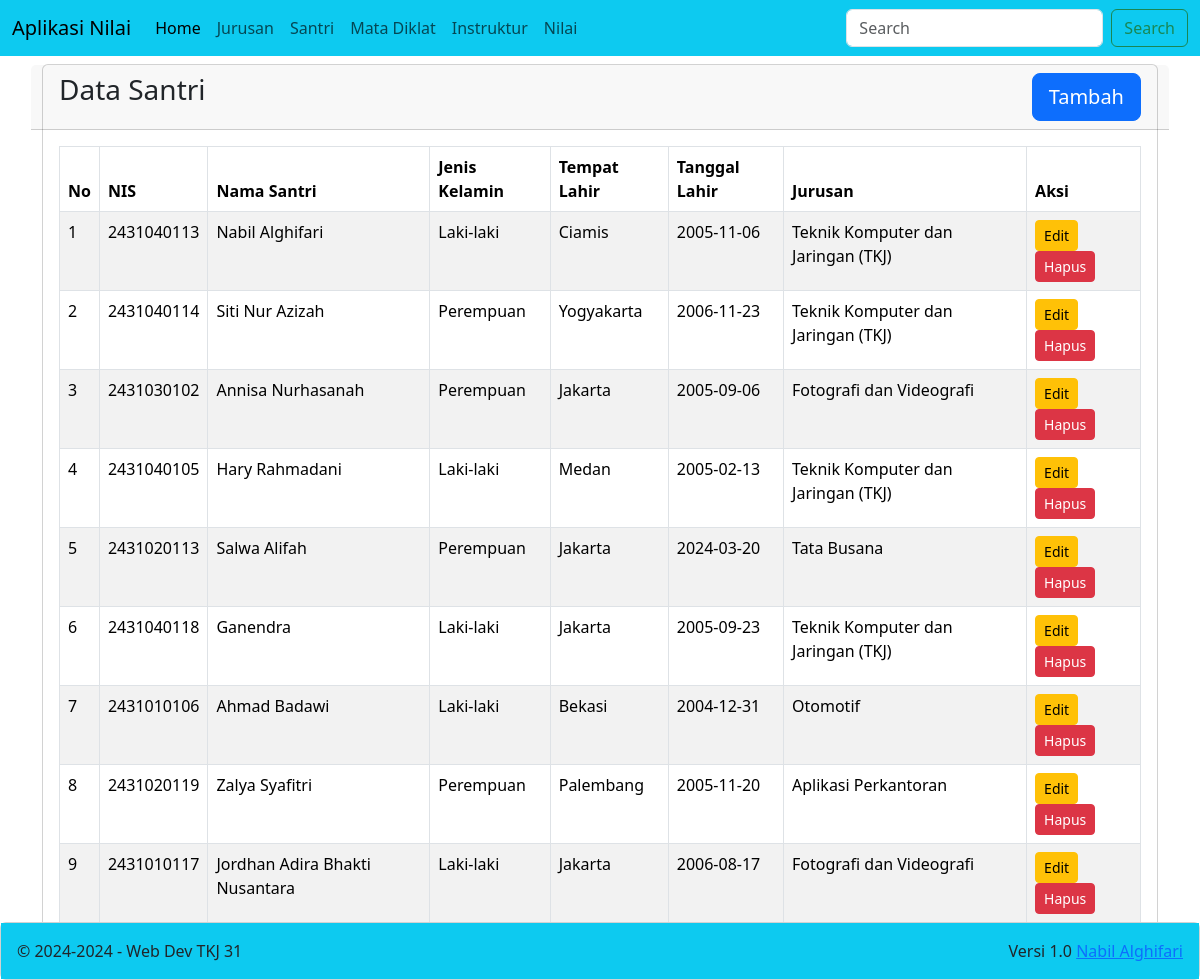
The page /?m=santri on the database its author committed.
### tables this page shows
CREATE TABLE `students` (
  `id` int(11) NOT NULL,
  `nis` varchar(10) NOT NULL,
  `name` varchar(100) DEFAULT NULL,
  `gender` varchar(10) DEFAULT NULL,
  `pob` varchar(75) DEFAULT NULL,
  `dob` date DEFAULT NULL,
  `major_id` int(11) NOT NULL
);

CREATE TABLE `majors` (
  `id` int(11) NOT NULL,
  `name` varchar(75) DEFAULT NULL,
  `capacity` int(11) DEFAULT NULL,
  `fill` int(11) DEFAULT NULL
);

### santri/view.php (the view)
<div class="row">
    <div class="col-12">
        <div class="card">
            <div class="card-header row">
                <div class="card-title h3 col-8">Data Santri</div>
                <div class="col-4">
                    <a href="?m=santri&s=add" class="btn btn-lg btn-primary float-end">Tambah</a>
                </div>
            </div>
            <div class="card-body">
                <table class="table table-bordered table-striped table-hover">
                    <thead>
                        <tr>
                            <th>No</th>
                            <th>NIS</th>
                            <th>Nama Santri</th>
                            <th>Jenis Kelamin</th>
                            <th>Tempat Lahir</th>
                            <th>Tanggal Lahir</th>
                            <th>Jurusan</th>
                            <th>Aksi</th>
                        </tr>
                    </thead>
                    <tbody>
                        <?php
                        include_once('config.php');
                        $sql = "SELECT students.id AS ids, students.nis, students.name AS names, students.gender, students.pob, students.dob, majors.id, majors.name AS namem FROM students JOIN majors ON majors.id=students.major_id";
                        $result = mysqli_query($con,$sql);
                        if (mysqli_num_rows($result)) {
                            $no=1;
                            while ($r = mysqli_fetch_assoc($result)) {
                            echo '<tr>
                                <td>'.$no.'</td>
                                <td>'.$r['nis'].'</td>
                                <td>'.$r['names'].'</td>
                                <td>'.$r['gender'].'</td>
                                <td>'.$r['pob'].'</td>
                                <td>'.$r['dob'].'</td>
                                <td>'.$r['namem'].'</td>
                                <td>
                                    <a href="?m=santri&s=edit&id='.$r['ids'].'" class="btn btn-warning btn-sm">Edit</a>
                                    <a href="?m=santri&s=delete&id='.$r['ids'].'" class="btn btn-danger btn-sm" onclick="return confirm(\'Yakin santri akan dihapus?, Menghapus santri akan menghilangkan semua data santri pada santri tersebut\')">Hapus</a>
                                </td>
                            </tr>';
                            $no++;
                        }
                        } else {
                            echo '<tr>
                                <td colspan="8" align="center">Data Kosong</td>
                                </tr>';
                        }
                        ?>
                    </tbody>
                </table>
            </div>
        </div>
    </div>
</div>

### index.php (shortened to what this page needs)
<!DOCTYPE html>
<html lang="en">
<head>
    <link href="https://cdn.jsdelivr.net/npm/bootstrap@5.3.3/dist/css/bootstrap.min.css" rel="stylesheet">
</head>
<body>
    <nav class="navbar navbar-expand-lg bg-info">
        <div class="container-fluid">
            <a class="navbar-brand" href="#">Aplikasi Nilai</a>
            <div class="collapse navbar-collapse" id="navbarSupportedContent">
                <ul class="navbar-nav me-auto mb-2 mb-lg-0">
                    <li class="nav-item">
                        <a class="nav-link active" aria-current="page" href=".">Home</a>
                    </li>
                    <li class="nav-item">
                        <a class="nav-link" href="?m=jurusan">Jurusan</a>
                    </li>
                    <li class="nav-item">
                        <a class="nav-link" href="?m=santri">Santri</a>
                    </li>
                    <li class="nav-item">
                        <a class="nav-link" href="?m=matadiklat">Mata Diklat</a>
                    </li>
                    <li class="nav-item">
                        <a class="nav-link" href="?m=instruktur">Instruktur</a>
                    </li>
                    <li class="nav-item">
                        <a class="nav-link" href="?m=nilai">Nilai</a>
                    </li>
                </ul>
                <form class="d-flex" role="search">
                    <input class="form-control me-2" type="search" placeholder="Search" aria-label="Search">
                    <button class="btn btn-outline-success" type="submit">Search</button>
                </form>
            </div>
        </div>
    </nav>
    <div class="container mt-2 mb-4">
        <?php include_once('tkj.php'); ?>
    </div>
    <div class="fixed-bottom">
        <div class="card">
            <div class="card-body bg-info">
                &copy; 2024-<?=date("Y")?> - Web Dev TKJ 31
                <span class="float-end">
                Versi 1.0 <a href="http://tkjtkj.infinityfreeapp.com/?m=profil" target="blank" rel="noopener noreferrer">Nabil Alghifari</a>
                </span>
            </div>
        </div>
    </div>
</body>
</html>

### tkj.php (shortened to what this page needs)
<?php
$module = isset($_GET['m']) ? $_GET['m'] : 'home';
switch ($module) {
    case 'santri':
        include ('santri/index.php');
        break;
}

### santri/index.php (shortened to what this page needs)
<?php
$module = isset($_GET['s']) ? $_GET['s'] : 'view';
switch ($module) {
    case 'view': default:
        include('santri/view.php');
        break;
}

### rows shown on the page
students: nis "2431040113", name "Nabil Alghifari", gender "Laki-laki", pob "Ciamis", dob "2005-11-06", major.name "Teknik Komputer dan Jaringan (TKJ)"
students: nis "2431040114", name "Siti Nur Azizah", gender "Perempuan", pob "Yogyakarta", dob "2006-11-23", major.name "Teknik Komputer dan Jaringan (TKJ)"
students: nis "2431030102", name "Annisa Nurhasanah", gender "Perempuan", pob "Jakarta", dob "2005-09-06", major.name "Fotografi dan Videografi"
students: nis "2431040105", name "Hary Rahmadani", gender "Laki-laki", pob "Medan", dob "2005-02-13", major.name "Teknik Komputer dan Jaringan (TKJ)"
students: nis "2431020113", name "Salwa Alifah", gender "Perempuan", pob "Jakarta", dob "2024-03-20", major.name "Tata Busana"
students: nis "2431040118", name "Ganendra", gender "Laki-laki", pob "Jakarta", dob "2005-09-23", major.name "Teknik Komputer dan Jaringan (TKJ)"
students: nis "2431010106", name "Ahmad Badawi", gender "Laki-laki", pob "Bekasi", dob "2004-12-31", major.name "Otomotif"
students: nis "2431020119", name "Zalya Syafitri", gender "Perempuan", pob "Palembang", dob "2005-11-20", major.name "Aplikasi Perkantoran"
students: nis "2431010117", name "Jordhan Adira Bhakti Nusantara", gender "Laki-laki", pob "Jakarta", dob "2006-08-17", major.name "Fotografi dan Videografi"
